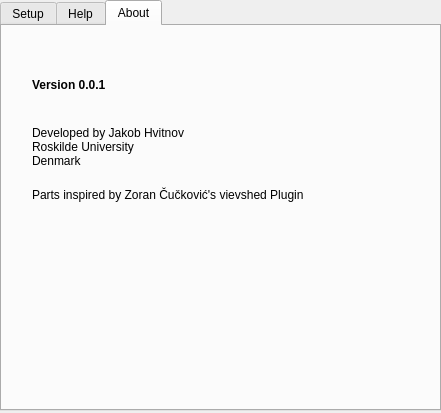
<?xml version="1.0" encoding="UTF-8"?>
<ui version="4.0">
 <class>MinMaxRaster</class>
 <widget class="QDialog" name="MinMaxRaster">
  <property name="geometry">
   <rect>
    <x>0</x>
    <y>0</y>
    <width>441</width>
    <height>413</height>
   </rect>
  </property>
  <property name="windowTitle">
   <string>MinMaxRaster</string>
  </property>
  <widget class="QTabWidget" name="tabWidget">
   <property name="geometry">
    <rect>
     <x>0</x>
     <y>0</y>
     <width>441</width>
     <height>411</height>
    </rect>
   </property>
   <property name="currentIndex">
    <number>2</number>
   </property>
   <widget class="QWidget" name="General_tab">
    <attribute name="title">
     <string>Setup</string>
    </attribute>
    <widget class="QWidget" name="layoutWidget">
     <property name="geometry">
      <rect>
       <x>9</x>
       <y>9</y>
       <width>419</width>
       <height>365</height>
      </rect>
     </property>
     <layout class="QVBoxLayout" name="verticalLayout_3">
      <item>
       <layout class="QVBoxLayout" name="verticalLayout_2">
        <item>
         <widget class="QLabel" name="DEM_label_2">
          <property name="sizePolicy">
           <sizepolicy hsizetype="Preferred" vsizetype="Maximum">
            <horstretch>0</horstretch>
            <verstretch>0</verstretch>
           </sizepolicy>
          </property>
          <property name="font">
           <font>
            <pointsize>11</pointsize>
            <weight>75</weight>
            <bold>true</bold>
           </font>
          </property>
          <property name="text">
           <string>Polygon Layer</string>
          </property>
          <property name="alignment">
           <set>Qt::AlignLeading|Qt::AlignLeft|Qt::AlignVCenter</set>
          </property>
         </widget>
        </item>
        <item>
         <layout class="QHBoxLayout" name="horizontalLayout_5">
          <item>
           <widget class="QLabel" name="label_3">
            <property name="sizePolicy">
             <sizepolicy hsizetype="Maximum" vsizetype="Preferred">
              <horstretch>0</horstretch>
              <verstretch>0</verstretch>
             </sizepolicy>
            </property>
            <property name="minimumSize">
             <size>
              <width>100</width>
              <height>0</height>
             </size>
            </property>
            <property name="text">
             <string>Select Map Layer</string>
            </property>
           </widget>
          </item>
          <item>
           <layout class="QHBoxLayout" name="horizontalLayout_6">
            <item>
             <widget class="QComboBox" name="polygonLayerSelector">
              <property name="editable">
               <bool>false</bool>
              </property>
             </widget>
            </item>
           </layout>
          </item>
         </layout>
        </item>
        <item>
         <layout class="QHBoxLayout" name="horizontalLayout_7">
          <property name="spacing">
           <number>6</number>
          </property>
          <item>
           <widget class="QLabel" name="label_10">
            <property name="sizePolicy">
             <sizepolicy hsizetype="Fixed" vsizetype="Maximum">
              <horstretch>0</horstretch>
              <verstretch>0</verstretch>
             </sizepolicy>
            </property>
            <property name="minimumSize">
             <size>
              <width>100</width>
              <height>0</height>
             </size>
            </property>
            <property name="baseSize">
             <size>
              <width>0</width>
              <height>0</height>
             </size>
            </property>
            <property name="text">
             <string>Or Load File:</string>
            </property>
           </widget>
          </item>
          <item>
           <layout class="QHBoxLayout" name="horizontalLayout_8">
            <item>
             <widget class="QPushButton" name="btn_BrowseForPolyFile">
              <property name="sizePolicy">
               <sizepolicy hsizetype="Minimum" vsizetype="Maximum">
                <horstretch>0</horstretch>
                <verstretch>0</verstretch>
               </sizepolicy>
              </property>
              <property name="text">
               <string>Browse</string>
              </property>
             </widget>
            </item>
            <item>
             <widget class="QPlainTextEdit" name="input_polyFilePath">
              <property name="sizePolicy">
               <sizepolicy hsizetype="Expanding" vsizetype="Maximum">
                <horstretch>0</horstretch>
                <verstretch>0</verstretch>
               </sizepolicy>
              </property>
              <property name="minimumSize">
               <size>
                <width>0</width>
                <height>0</height>
               </size>
              </property>
              <property name="maximumSize">
               <size>
                <width>16777215</width>
                <height>30</height>
               </size>
              </property>
             </widget>
            </item>
           </layout>
          </item>
         </layout>
        </item>
       </layout>
      </item>
      <item>
       <layout class="QVBoxLayout" name="verticalLayout">
        <item>
         <widget class="QLabel" name="DEM_label">
          <property name="sizePolicy">
           <sizepolicy hsizetype="Preferred" vsizetype="Maximum">
            <horstretch>0</horstretch>
            <verstretch>0</verstretch>
           </sizepolicy>
          </property>
          <property name="font">
           <font>
            <pointsize>11</pointsize>
            <weight>75</weight>
            <bold>true</bold>
           </font>
          </property>
          <property name="text">
           <string>Digital Elevation Model (Raster)</string>
          </property>
          <property name="alignment">
           <set>Qt::AlignLeading|Qt::AlignLeft|Qt::AlignVCenter</set>
          </property>
         </widget>
        </item>
        <item>
         <layout class="QHBoxLayout" name="horizontalLayout_2">
          <item>
           <widget class="QLabel" name="label">
            <property name="sizePolicy">
             <sizepolicy hsizetype="Maximum" vsizetype="Preferred">
              <horstretch>0</horstretch>
              <verstretch>0</verstretch>
             </sizepolicy>
            </property>
            <property name="minimumSize">
             <size>
              <width>100</width>
              <height>0</height>
             </size>
            </property>
            <property name="text">
             <string>Select Map Layer</string>
            </property>
           </widget>
          </item>
          <item>
           <layout class="QHBoxLayout" name="horizontalLayout_4">
            <item>
             <widget class="QComboBox" name="rasterLayerSelector">
              <property name="sizePolicy">
               <sizepolicy hsizetype="Minimum" vsizetype="Fixed">
                <horstretch>0</horstretch>
                <verstretch>0</verstretch>
               </sizepolicy>
              </property>
             </widget>
            </item>
           </layout>
          </item>
         </layout>
        </item>
        <item>
         <layout class="QHBoxLayout" name="horizontalLayout">
          <property name="spacing">
           <number>6</number>
          </property>
          <item>
           <widget class="QLabel" name="label_9">
            <property name="sizePolicy">
             <sizepolicy hsizetype="Fixed" vsizetype="Maximum">
              <horstretch>0</horstretch>
              <verstretch>0</verstretch>
             </sizepolicy>
            </property>
            <property name="minimumSize">
             <size>
              <width>100</width>
              <height>0</height>
             </size>
            </property>
            <property name="baseSize">
             <size>
              <width>0</width>
              <height>0</height>
             </size>
            </property>
            <property name="text">
             <string>Or Load File:</string>
            </property>
           </widget>
          </item>
          <item>
           <layout class="QHBoxLayout" name="horizontalLayout_3">
            <item>
             <widget class="QPushButton" name="btn_BrowseForDemFile">
              <property name="sizePolicy">
               <sizepolicy hsizetype="Minimum" vsizetype="Maximum">
                <horstretch>0</horstretch>
                <verstretch>0</verstretch>
               </sizepolicy>
              </property>
              <property name="text">
               <string>Browse</string>
              </property>
             </widget>
            </item>
            <item>
             <widget class="QPlainTextEdit" name="input_rasterFilePath">
              <property name="sizePolicy">
               <sizepolicy hsizetype="Expanding" vsizetype="Maximum">
                <horstretch>0</horstretch>
                <verstretch>0</verstretch>
               </sizepolicy>
              </property>
              <property name="minimumSize">
               <size>
                <width>0</width>
                <height>0</height>
               </size>
              </property>
              <property name="maximumSize">
               <size>
                <width>16777215</width>
                <height>30</height>
               </size>
              </property>
             </widget>
            </item>
           </layout>
          </item>
         </layout>
        </item>
        <item>
         <layout class="QVBoxLayout" name="verticalLayout_6">
          <item>
           <widget class="QLabel" name="DEM_label_5">
            <property name="sizePolicy">
             <sizepolicy hsizetype="Preferred" vsizetype="Maximum">
              <horstretch>0</horstretch>
              <verstretch>0</verstretch>
             </sizepolicy>
            </property>
            <property name="font">
             <font>
              <pointsize>11</pointsize>
              <weight>75</weight>
              <bold>true</bold>
             </font>
            </property>
            <property name="text">
             <string>Output File</string>
            </property>
            <property name="alignment">
             <set>Qt::AlignLeading|Qt::AlignLeft|Qt::AlignVCenter</set>
            </property>
           </widget>
          </item>
          <item>
           <layout class="QHBoxLayout" name="horizontalLayout_19">
            <property name="spacing">
             <number>6</number>
            </property>
            <item>
             <layout class="QHBoxLayout" name="horizontalLayout_20">
              <item>
               <widget class="QPushButton" name="btn_BrowseForOutputFile">
                <property name="minimumSize">
                 <size>
                  <width>100</width>
                  <height>0</height>
                 </size>
                </property>
                <property name="text">
                 <string>Browse</string>
                </property>
               </widget>
              </item>
              <item>
               <widget class="QPlainTextEdit" name="input_outputPath">
                <property name="sizePolicy">
                 <sizepolicy hsizetype="Expanding" vsizetype="Minimum">
                  <horstretch>0</horstretch>
                  <verstretch>0</verstretch>
                 </sizepolicy>
                </property>
                <property name="minimumSize">
                 <size>
                  <width>0</width>
                  <height>0</height>
                 </size>
                </property>
                <property name="maximumSize">
                 <size>
                  <width>16777215</width>
                  <height>30</height>
                 </size>
                </property>
               </widget>
              </item>
             </layout>
            </item>
           </layout>
          </item>
          <item>
           <layout class="QHBoxLayout" name="horizontalLayout_14">
            <item>
             <widget class="QLabel" name="label_4">
              <property name="sizePolicy">
               <sizepolicy hsizetype="Maximum" vsizetype="Preferred">
                <horstretch>0</horstretch>
                <verstretch>0</verstretch>
               </sizepolicy>
              </property>
              <property name="minimumSize">
               <size>
                <width>100</width>
                <height>0</height>
               </size>
              </property>
              <property name="text">
               <string>Output Type:</string>
              </property>
             </widget>
            </item>
            <item>
             <widget class="QComboBox" name="OutputTypeSelector">
              <property name="sizePolicy">
               <sizepolicy hsizetype="Preferred" vsizetype="Fixed">
                <horstretch>0</horstretch>
                <verstretch>0</verstretch>
               </sizepolicy>
              </property>
              <property name="editable">
               <bool>false</bool>
              </property>
              <item>
               <property name="text">
                <string>Highest Points in Polygon</string>
               </property>
              </item>
              <item>
               <property name="text">
                <string>Lowest Points in Polygon</string>
               </property>
              </item>
             </widget>
            </item>
           </layout>
          </item>
         </layout>
        </item>
       </layout>
      </item>
      <item>
       <layout class="QHBoxLayout" name="horizontalLayout_13">
        <item>
         <widget class="QDialogButtonBox" name="buttonBox">
          <property name="orientation">
           <enum>Qt::Horizontal</enum>
          </property>
          <property name="standardButtons">
           <set>QDialogButtonBox::Cancel|QDialogButtonBox::Ok</set>
          </property>
         </widget>
        </item>
       </layout>
      </item>
     </layout>
    </widget>
   </widget>
   <widget class="QWidget" name="tab">
    <attribute name="title">
     <string>Help</string>
    </attribute>
    <widget class="QTextBrowser" name="textBrowser_2">
     <property name="geometry">
      <rect>
       <x>0</x>
       <y>0</y>
       <width>441</width>
       <height>381</height>
      </rect>
     </property>
     <property name="html">
      <string>&lt;!DOCTYPE HTML PUBLIC &quot;-//W3C//DTD HTML 4.0//EN&quot; &quot;http://www.w3.org/TR/REC-html40/strict.dtd&quot;&gt;
&lt;html&gt;&lt;head&gt;&lt;meta name=&quot;qrichtext&quot; content=&quot;1&quot; /&gt;&lt;style type=&quot;text/css&quot;&gt;
p, li { white-space: pre-wrap; }
&lt;/style&gt;&lt;/head&gt;&lt;body style=&quot; font-family:'Noto Sans'; font-size:9pt; font-weight:400; font-style:normal;&quot;&gt;
&lt;p style=&quot; margin-top:0px; margin-bottom:0px; margin-left:0px; margin-right:0px; -qt-block-indent:0; text-indent:0px;&quot;&gt;&lt;span style=&quot; font-family:'Ubuntu'; font-size:10pt; font-weight:600;&quot;&gt;Polygon layer:&lt;/span&gt;&lt;span style=&quot; font-family:'Ubuntu'; font-size:10pt;&quot;&gt; A Vector layer containing polygons within which to find the highest and lowest points. For instance a layer representing buildings&lt;/span&gt;&lt;/p&gt;
&lt;p style=&quot;-qt-paragraph-type:empty; margin-top:0px; margin-bottom:0px; margin-left:0px; margin-right:0px; -qt-block-indent:0; text-indent:0px; font-family:'Ubuntu'; font-size:10pt;&quot;&gt;&lt;br /&gt;&lt;/p&gt;
&lt;p style=&quot; margin-top:0px; margin-bottom:0px; margin-left:0px; margin-right:0px; -qt-block-indent:0; text-indent:0px;&quot;&gt;&lt;span style=&quot; font-family:'Ubuntu'; font-size:10pt; font-weight:600;&quot;&gt;Digital Elevation Model:&lt;/span&gt;&lt;span style=&quot; font-family:'Ubuntu'; font-size:10pt;&quot;&gt; A raster layer representing a digital elevation model&lt;/span&gt;&lt;/p&gt;
&lt;p style=&quot; margin-top:12px; margin-bottom:12px; margin-left:0px; margin-right:0px; -qt-block-indent:0; text-indent:0px;&quot;&gt;&lt;span style=&quot; font-family:'Ubuntu'; font-size:10pt; font-weight:600;&quot;&gt;Output file:&lt;/span&gt;&lt;span style=&quot; font-family:'Ubuntu'; font-size:10pt;&quot;&gt;  A .shp file containing a field for highest as well as lowest points in polygons&lt;/span&gt;&lt;/p&gt;&lt;/body&gt;&lt;/html&gt;</string>
     </property>
    </widget>
   </widget>
   <widget class="QWidget" name="About_tab">
    <attribute name="title">
     <string>About</string>
    </attribute>
    <widget class="QLabel" name="label_12">
     <property name="geometry">
      <rect>
       <x>30</x>
       <y>90</y>
       <width>351</width>
       <height>61</height>
      </rect>
     </property>
     <property name="text">
      <string>Developed by Jakob Hvitnov
Roskilde University
Denmark</string>
     </property>
    </widget>
    <widget class="QLabel" name="label_13">
     <property name="geometry">
      <rect>
       <x>30</x>
       <y>50</y>
       <width>81</width>
       <height>17</height>
      </rect>
     </property>
     <property name="font">
      <font>
       <weight>75</weight>
       <bold>true</bold>
      </font>
     </property>
     <property name="text">
      <string>Version 0.0.1</string>
     </property>
    </widget>
    <widget class="QLabel" name="label_18">
     <property name="geometry">
      <rect>
       <x>30</x>
       <y>160</y>
       <width>321</width>
       <height>17</height>
      </rect>
     </property>
     <property name="text">
      <string>Parts inspired by Zoran Čučković's vievshed Plugin</string>
     </property>
    </widget>
   </widget>
  </widget>
 </widget>
 <resources/>
 <connections>
  <connection>
   <sender>buttonBox</sender>
   <signal>rejected()</signal>
   <receiver>MinMaxRaster</receiver>
   <slot>reject()</slot>
   <hints>
    <hint type="sourcelabel">
     <x>316</x>
     <y>586</y>
    </hint>
    <hint type="destinationlabel">
     <x>286</x>
     <y>274</y>
    </hint>
   </hints>
  </connection>
  <connection>
   <sender>buttonBox</sender>
   <signal>accepted()</signal>
   <receiver>MinMaxRaster</receiver>
   <slot>accept()</slot>
   <hints>
    <hint type="sourcelabel">
     <x>260</x>
     <y>586</y>
    </hint>
    <hint type="destinationlabel">
     <x>157</x>
     <y>274</y>
    </hint>
   </hints>
  </connection>
 </connections>
</ui>
